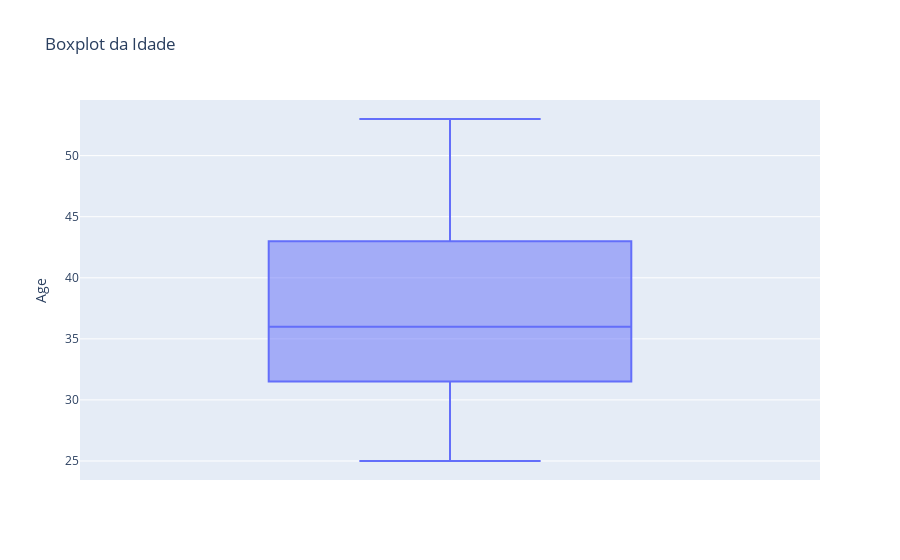

This figure's notebook cell:
### Code cell
# Boxplot da coluna Idade
px.box(df, y='Age', title='Boxplot da Idade').show()

### Figure 1 — Plotly figure (JSON) as saved in the notebook; plotly's stock layout.template omitted (floating-point values rounded to 4 significant figures; data arrays with more than 128 entries replaced by an {"elided": "..."} marker saying what was removed)
{"data": [{"alignmentgroup": "True", "hovertemplate": "Age=%{y}<extra></extra>", "legendgroup": "", "marker": {"color": "#636efa"}, "name": "", "notched": false, "offsetgroup": "", "orientation": "v", "showlegend": false, "type": "box", "x0": " ", "xaxis": "x", "y": {"elided": "164 int values"}, "y0": " ", "yaxis": "y"}], "layout": {"boxmode": "group", "legend": {"tracegroupgap": 0}, "title": {"text": "Boxplot da Idade"}, "xaxis": {"anchor": "y", "domain": [0, 1]}, "yaxis": {"anchor": "x", "domain": [0, 1], "title": {"text": "Age"}}}}
